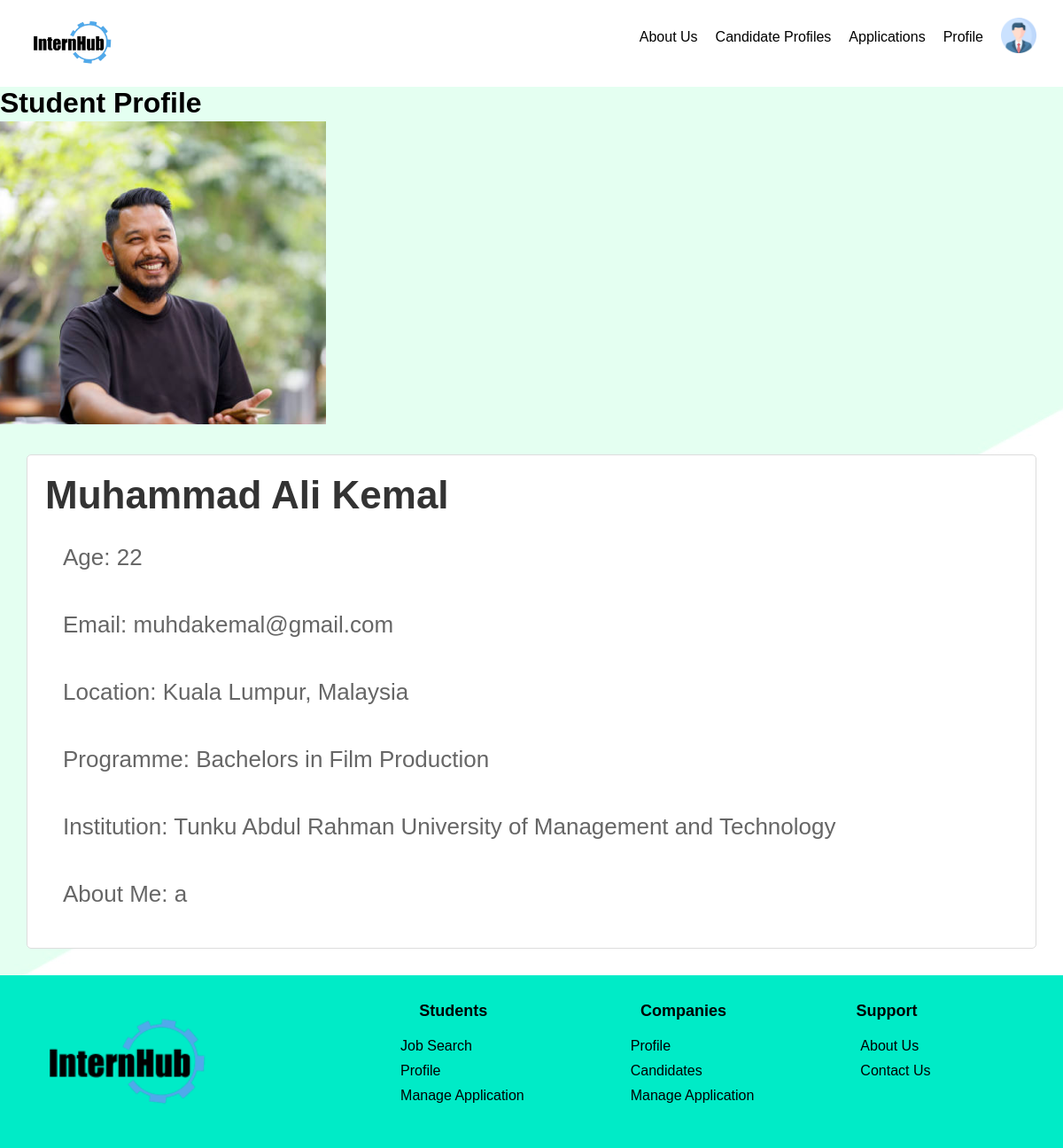
Page /InternHub/viewprofile_company.php?user_id=5 on the committed database.
### tables this page shows
CREATE TABLE `student_table` (
  `user_id` int(11) NOT NULL,
  `student_name` varchar(200) NOT NULL,
  `student_age` varchar(100) NOT NULL,
  `student_email` varchar(200) NOT NULL,
  `student_location` varchar(200) NOT NULL,
  `student_profilepicture` varchar(300) NOT NULL,
  `student_programme` varchar(300) NOT NULL,
  `student_institution` varchar(300) NOT NULL,
  `student_aboutme` text NOT NULL,
  `student_timestamp` timestamp NOT NULL DEFAULT current_timestamp()
);

### InternHub/viewprofile_company.php (the view, shortened to what this page needs)
<?php
$servername = "localhost";
$username = "root";
$password = "";
$dbname = "internhub_database";
$conn = new mysqli($servername, $username, $password, $dbname);
if (isset($_GET['user_id'])) {
    $user_id = $_GET['user_id'];
    $sql = "SELECT user_id, student_name, student_age, student_email, student_location, student_profilepicture, student_programme, student_institution, student_aboutme FROM student_table WHERE user_id = $user_id";
    $result = $conn->query($sql);
    if ($result) {
        if ($result->num_rows > 0) {
            $row = $result->fetch_assoc();
            $studentName = $row['student_name'];
            $studentAge = $row['student_age'];
            $studentEmail = $row['student_email'];
            $studentLocation = $row['student_location'];
            $studentProfilePicture = $row['student_profilepicture'];
            $studentProgramme = $row['student_programme'];
            $studentInstitution = $row['student_institution'];
            $studentAboutMe = $row['student_aboutme'];
        } else {
            $studentName = "Student not found";
        }
    } else {
        echo "Error: " . $conn->error;
    }
} else {
    echo "User ID not provided.";
}
?>
<!DOCTYPE html>
<html lang="en">
<head>
    <link rel="stylesheet" href="CSS/viewprofile_company.css">
</head>
<body>
<header>
        <div class="container">
            <img src="images/logo.png" alt="Job Seeker" class="logo">
            <nav>
                <ul>
                    <li><a href="aboutus_company.php">About Us</a></li>
                    <li><a href="findcandidate_company.php">Candidate Profiles</a></li>
                    <li><a href="manageapplication_company.php">Applications</a></li>
                    <li><a href="profile_company.php">Profile</a></li>
                    <div class="dropdown">
                        <a href="#" class="dropbtn"><img src="images/profile.png" alt="Profile" class="signin-img"></a>
                    </div>
                </ul>
            </nav>
        </div>
    </header>
<h1>Student Profile</h1>
<div class="profile-container">
    <div class="profile-picture-container">
        <img src="uploads/<?php echo $studentProfilePicture; ?>" alt="Profile Picture">
    </div>
    <div class="profile-details">
        <h2><?php echo $studentName; ?></h2>
        <p>Age: <?php echo $studentAge; ?></p>
        <p>Email: <?php echo $studentEmail; ?></p>
        <p>Location: <?php echo $studentLocation; ?></p>
        <p>Programme: <?php echo $studentProgramme; ?></p>
        <p>Institution: <?php echo $studentInstitution; ?></p>
        <p>About Me: <?php echo $studentAboutMe; ?></p>
    </div>
</div>
<footer>
        <div class="container">
            <div class="footer-content">
                <div class="footer-logo">
                    <img src="images/logo.png" alt="Job Seeker">
                </div>
                <nav class="footer-links">
                    <div class="footer-section">
                        <h3>Students</h3>
                        <ul>
                            <li><a href="findjob_notlogin.php">Job Search</a></li>
                            <li><a href="signin.php">Profile</a></li>
                            <li><a href="signin.php">Manage Application</a></li>
                        </ul>
                    </div>
                    <div class="footer-section">
                        <h3>Companies</h3>
                        <ul>
                            <li><a href="profile_company.php">Profile</a></li>
                            <li><a href="findcandidate_company.php">Candidates</a></li>
                            <li><a href="manageapplication_company.php">Manage Application</a></li>
                        </ul>
                    </div>
                    <div class="footer-section">
                        <h3>Support</h3>
                        <ul>
                            <li><a href="aboutus_company.php">About Us</a></li>
                            <li><a href="contactus_company.php">Contact Us</a></li>
                        </ul>
                    </div>
                </nav>
            </div>
        </div>
    </footer>
</body>
</html>

### InternHub/CSS/viewprofile_company.css (style rules this page uses)
* { margin: 0; padding: 0; box-sizing: border-box; }
body { font-family: Arial, sans-serif; background-image: url('images/background2.jpeg'); }
.container { width: 95%; margin: 0 auto; }
header { background: #FFFFFF; color: #000000; padding: 20px 0; }
.logo { width: 100px; }
nav { float: right; }
nav ul { list-style: none; display: flex; align-items: center; }
nav ul li { display: inline; margin-left: 20px; }
nav ul li a { color: #000; text-decoration: none; text-align: center; }
.signin-img { width: 60px; height: auto; padding-left: 20px; }
.dropdown { position: relative; }
footer { background: #00EBC7; color: #fff; padding: 30px 10px; text-align: center; }
.footer-content { display: flex; align-items: center; justify-content: space-between; }
.footer-logo img { width: 200px; margin-right: auto; }
.footer-links { display: flex; }
.footer-section { margin-right: 80px; }
.footer-section:last-child { margin-right: 100px; }
.footer-section h3 { color: #000; font-size: 18px; margin-bottom: 10px; }
.footer-section ul { list-style: none; padding: 10px; }
.footer-section ul li { margin-bottom: 10px; }
.footer-section ul li a { color: #000; text-decoration: none; }
.footer-section:nth-child(1) ul { display: flex; flex-direction: column; align-items: flex-start; }
.footer-section:nth-child(2) ul { display: flex; flex-direction: column; align-items: flex-start; }
.footer-section:nth-child(3) ul { display: flex; flex-direction: column; align-items: flex-start; }
.profile-details { background-color: #fff; border: 1px solid #ddd; border-radius: 5px; padding: 20px; margin: 30px; }
.profile-details h2 { color: #333; font-size: 44px; margin-bottom: 10px; }
.profile-details p { color: #666; font-size: 26px; margin: 5px 0; padding: 20px; }

### rows in the picture
student_table: student_profilepicture (picture), student_name "Muhammad Ali Kemal", student_age "22", student_email "muhdakemal@gmail.com", student_location "Kuala Lumpur, Malaysia", student_programme "Bachelors in Film Production", student_institution "Tunku Abdul Rahman University of Management and Technology", student_aboutme "a"
